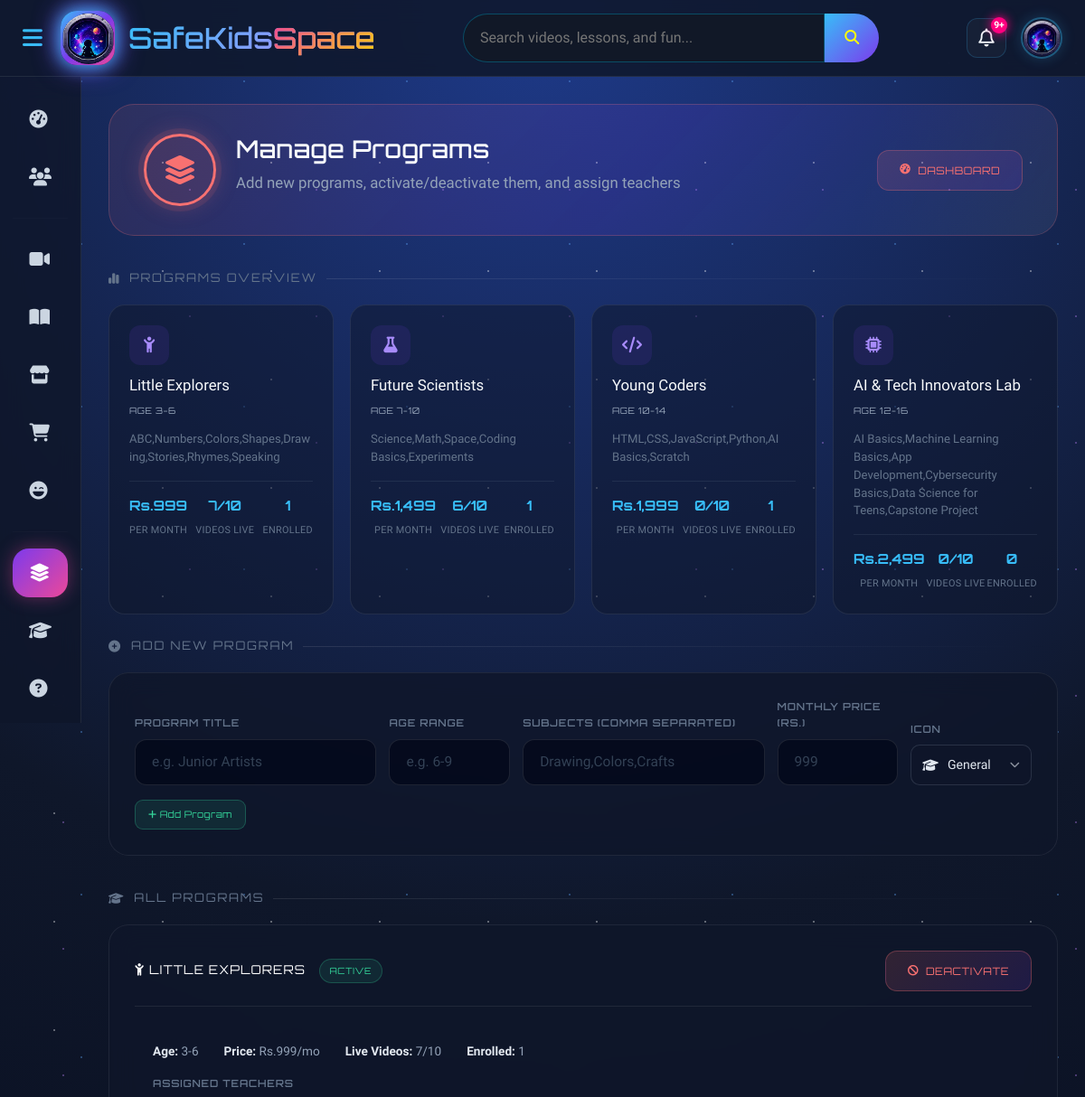
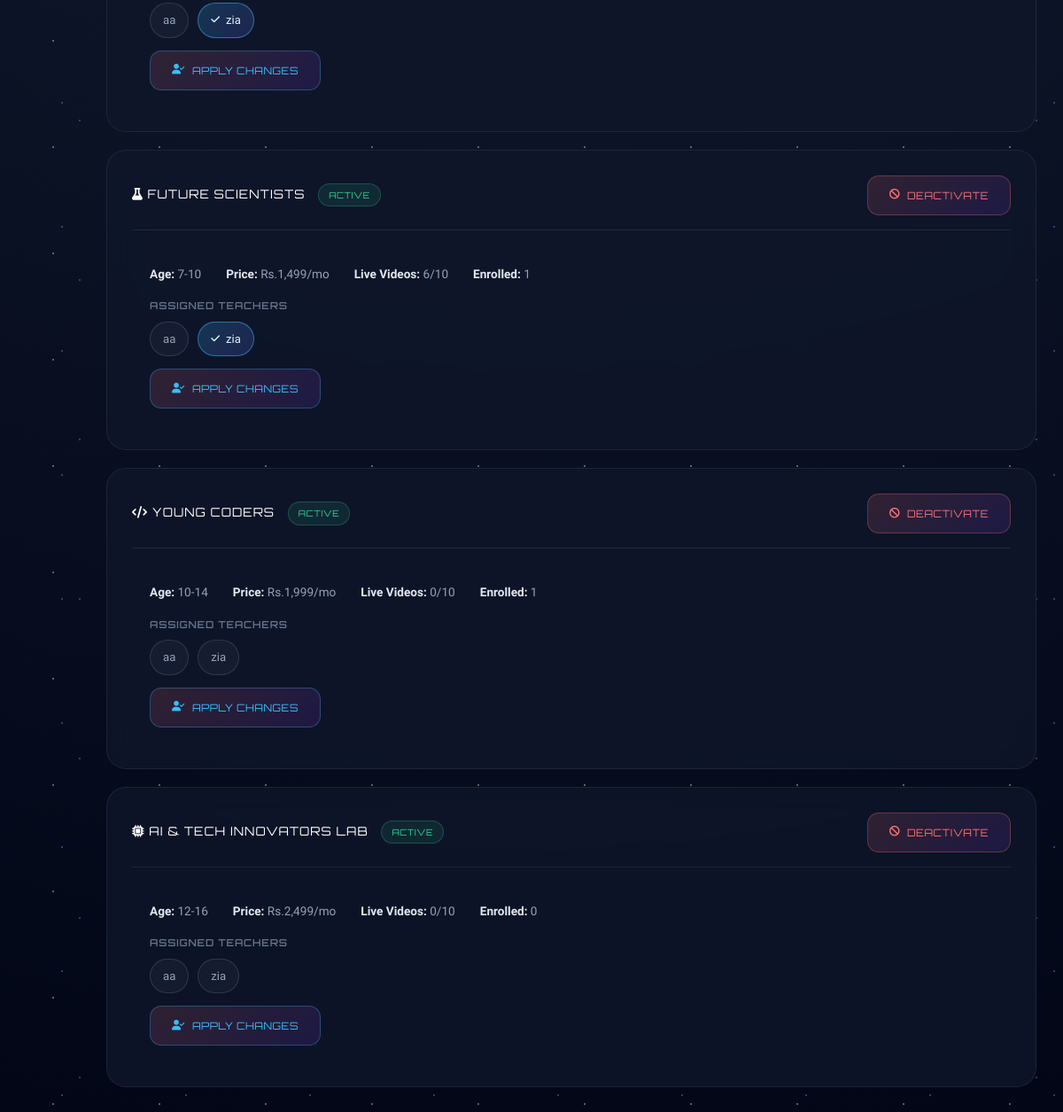
Screenshot of /admin/admin_manage_programs.php (signed in) with the database file from the repository (2 pictures, top to bottom).
### tables this page shows
CREATE TABLE `programs` (
  `id` int(11) NOT NULL,
  `title` varchar(150) NOT NULL,
  `slug` varchar(150) NOT NULL,
  `age_range` varchar(20) NOT NULL,
  `subjects` varchar(500) NOT NULL,
  `monthly_price` decimal(10,2) NOT NULL,
  `icon` varchar(50) DEFAULT 'fa-graduation-cap',
  `status` enum('active','inactive') NOT NULL DEFAULT 'active',
  `created_at` timestamp NOT NULL DEFAULT current_timestamp()
);

CREATE TABLE `users` (
  `id` int(11) NOT NULL,
  `fullname` varchar(100) DEFAULT NULL,
  `email` varchar(100) DEFAULT NULL,
  `password` varchar(255) DEFAULT NULL,
  `role` enum('admin','student','parent','teacher') DEFAULT 'student',
  `account_status` enum('active','pending_deactivation','deactivated') NOT NULL DEFAULT 'active',
  `can_go_live` tinyint(1) NOT NULL DEFAULT 0,
  `created_at` timestamp NOT NULL DEFAULT current_timestamp(),
  `profile_pic` varchar(255) DEFAULT NULL
);

### admin/admin_manage_programs.php (the view, shortened to what this page needs)
<?php
require_once __DIR__ . '/../includes/db.php';
$page_error   = '';
try {
    $programs = $pdo->query(
        "SELECT p.*,
                (SELECT COUNT(*) FROM program_videos pv WHERE pv.program_id = p.id AND pv.status = 'approved') AS video_count,
                (SELECT COUNT(*) FROM program_videos pv WHERE pv.program_id = p.id AND pv.status = 'pending')  AS pending_video_count,
                (SELECT COUNT(*) FROM enrollments e WHERE e.program_id = p.id AND e.status = 'active') AS enrolled_count,
                (SELECT GROUP_CONCAT(u.fullname SEPARATOR ', ')
                   FROM teacher_program_assignments tpa
                   JOIN users u ON u.id = tpa.teacher_id
                  WHERE tpa.program_id = p.id) AS assigned_teacher_names
         FROM programs p
         ORDER BY p.id ASC"
    )->fetchAll();
} catch (PDOException $e) {
    $programs = [];
    $page_error = $page_error ?: "Couldn't load programs. Have you run migration_teacher_program_assignments.sql yet? (" . $e->getMessage() . ")";
}
try {
    $all_teachers = $pdo->query("SELECT id, fullname, email FROM users WHERE LOWER(role) = 'teacher' ORDER BY fullname ASC")->fetchAll();
} catch (PDOException $e) {
    $all_teachers = [];
}
$assigned_map = [];
try {
    $assign_rows = $pdo->query("SELECT program_id, teacher_id FROM teacher_program_assignments")->fetchAll();
    foreach ($assign_rows as $row) {
        $assigned_map[$row['program_id']][] = (int)$row['teacher_id'];
    }
} catch (PDOException $e) {
    $assigned_map = [];
}
?>
<!DOCTYPE html>
<html lang="en">
<head>
    <link href="https://cdn.jsdelivr.net/npm/bootstrap@5.3.3/dist/css/bootstrap.min.css" rel="stylesheet">
    <link rel="stylesheet" href="https://cdnjs.cloudflare.com/ajax/libs/font-awesome/6.5.2/css/all.min.css">
    <link rel="stylesheet" href="../assets/layout.css">
    <link rel="stylesheet" href="../assets/admin.css">
</head>
<body>
<?php include __DIR__ . '/../includes/admin_navbar.php'; ?>
<div class="main-content ad-wrap">
    <div class="ad-hero">
        <div class="ad-hero-left">
            <div class="ad-hero-icon"><i class="fa-solid fa-layer-group"></i></div>
            <div>
                <h1 class="ad-hero-title">Manage Programs</h1>
                <p class="ad-hero-sub">Add new programs, activate/deactivate them, and assign teachers</p>
            </div>
        </div>
        <div class="ad-hero-right">
            <a href="admin_dashboard.php" class="ad-back-btn"><i class="fa-solid fa-gauge-high"></i> Dashboard</a>
        </div>
    </div>
    <p class="ad-section-title"><i class="fa-solid fa-chart-simple"></i> Programs Overview</p>
    <div class="ad-programs-grid">
        <?php if (!empty($programs)): ?>
            <?php foreach ($programs as $prog): ?>
                <div class="ad-program-card">
                    <div class="ad-program-icon"><i class="fa-solid <?= htmlspecialchars($prog['icon']) ?>"></i></div>
                    <h4><?= htmlspecialchars($prog['title']) ?></h4>
                    <span class="ad-program-age">Age <?= htmlspecialchars($prog['age_range']) ?></span>
                    <p class="ad-program-subjects"><?= htmlspecialchars($prog['subjects']) ?></p>
                    <div class="ad-program-stats">
                        <div>
                            <strong>Rs.<?= number_format($prog['monthly_price'], 0) ?></strong>
                            <span>Per Month</span>
                        </div>
                        <div>
                            <strong><?= intval($prog['video_count']) ?>/10</strong>
                            <span>Videos Live</span>
                        </div>
                        <div>
                            <strong><?= intval($prog['enrolled_count']) ?></strong>
                            <span>Enrolled</span>
                        </div>
                    </div>
                </div>
            <?php endforeach; ?>
        <?php endif; ?>
    </div>
    <p class="ad-section-title"><i class="fa-solid fa-circle-plus"></i> Add New Program</p>
    <div class="ad-card">
        <form action="admin_manage_programs.php" method="POST">
            <div style="display:grid; grid-template-columns: 2fr 1fr 2fr 1fr 1fr; gap:14px; align-items:end;">
                <div>
                    <label class="apm-label">Program Title</label>
                    <input type="text" name="title" class="apm-input" placeholder="e.g. Junior Artists" required>
                </div>
                <div>
                    <label class="apm-label">Age Range</label>
                    <input type="text" name="age_range" class="apm-input" placeholder="e.g. 6-9" required>
                </div>
                <div>
                    <label class="apm-label">Subjects (comma separated)</label>
                    <input type="text" name="subjects" class="apm-input" placeholder="Drawing,Colors,Crafts" required>
                </div>
                <div>
                    <label class="apm-label">Monthly Price (Rs.)</label>
                    <input type="number" name="monthly_price" class="apm-input" min="1" step="1" placeholder="999" required>
                </div>
                <div>
                    <label class="apm-label">Icon</label>
                    <div class="apm-icon-select" id="iconSelectWrap">
                        <button type="button" class="apm-icon-select-btn" id="iconSelectBtn">
                            <i class="fa-solid fa-graduation-cap" id="iconSelectPreview"></i>
                            <span id="iconSelectLabel">General</span>
                            <i class="fa-solid fa-chevron-down"></i>
                        </button>
                    </div>
                </div>
            </div>
            <button type="submit" class="ad-live-toggle-btn ad-live-toggle-grant" style="margin-top:16px;">
                <i class="fa-solid fa-plus"></i> Add Program
            </button>
        </form>
    </div>
    <p class="ad-section-title" style="margin-top:36px;"><i class="fa-solid fa-graduation-cap"></i> All Programs</p>
    <?php foreach ($programs as $prog): ?>
        <?php
            $prog_id = (int)$prog['id'];
            $assigned_ids = $assigned_map[$prog_id] ?? [];
            $is_active = $prog['status'] === 'active';
        ?>
        <div class="ad-card" style="margin-bottom:20px;">
            <div class="ad-card-header" style="justify-content:space-between;">
                <span>
                    <i class="fa-solid <?= htmlspecialchars($prog['icon']) ?>"></i>
                    <?= htmlspecialchars($prog['title']) ?>
                    <span class="ad-permission-pill <?= $is_active ? 'ad-permission-approved' : 'ad-permission-pending' ?>" style="margin-left:10px;">
                        <?= $is_active ? 'Active' : 'Inactive' ?>
                    </span>
                </span>
                <form action="admin_manage_programs.php" method="POST" style="margin:0;">
                    <button type="submit" class="ad-back-btn" style="<?= $is_active ? 'color:#f87171;border-color:rgba(248,113,113,.3);' : 'color:#22c55e;border-color:rgba(34,197,94,.3);' ?>">
                        <i class="fa-solid <?= $is_active ? 'fa-ban' : 'fa-circle-check' ?>"></i>
                        <?= $is_active ? 'Deactivate' : 'Activate' ?>
                    </button>
                </form>
            </div>
            <div style="padding:18px 20px;">
                <div style="display:flex; gap:28px; flex-wrap:wrap; color:#94a3b8; font-size:.85rem; margin-bottom:16px;">
                    <span><strong style="color:#e2e8f0;">Age:</strong> <?= htmlspecialchars($prog['age_range']) ?></span>
                    <span><strong style="color:#e2e8f0;">Price:</strong> Rs.<?= number_format($prog['monthly_price'], 0) ?>/mo</span>
                    <span><strong style="color:#e2e8f0;">Live Videos:</strong> <?= intval($prog['video_count']) ?>/10</span>
                    <span><strong style="color:#e2e8f0;">Enrolled:</strong> <?= intval($prog['enrolled_count']) ?></span>
                </div>
                <p class="apm-label" style="margin-bottom:8px;">Assigned Teachers</p>
                <form action="admin_manage_programs.php" method="POST">
                    <?php if (empty($all_teachers)): ?>
                        <p style="color:#64748b; font-size:.82rem;">No teacher accounts yet — add one from "Add Teacher".</p>
                    <?php else: ?>
                        <div style="display:flex; flex-wrap:wrap; gap:10px; margin-bottom:14px;">
                            <?php foreach ($all_teachers as $t): ?>
                                <?php $t_checked = in_array((int)$t['id'], $assigned_ids, true); ?>
                                <label class="apm-chip<?= $t_checked ? ' active' : '' ?>">
                                    <i class="fa-solid fa-check apm-chip-check"></i>
                                    <?= htmlspecialchars($t['fullname']) ?>
                                </label>
                            <?php endforeach; ?>
                        </div>
                        <button type="submit" class="ad-back-btn" style="color:#38bdf8; border-color:rgba(56,189,248,.3);">
                            <i class="fa-solid fa-user-check"></i> Apply Changes
                        </button>
                    <?php endif; ?>
                </form>
            </div>
        </div>
    <?php endforeach; ?>
</div>
</body>
</html>

### admin/admin_manage_programs.php (style rules this page uses)
.apm-icon-select { position: relative; }
.apm-icon-select-btn { width: 100%; display: flex; align-items: center; gap: 10px; background: rgba(15,23,42,.6); border: 1px solid rgba(148,163,184,.2); color: #e2e8f0; border-radius: 10px; padding: 10px 12px; font-size: .88rem; cursor: pointer; text-align: left; }
.apm-icon-select-btn i.fa-chevron-down { margin-left: auto; font-size: .7rem; opacity: .6; }
.apm-chip { display: inline-flex; align-items: center; gap: 7px; padding: 8px 14px; border-radius: 999px; border: 1px solid rgba(148,163,184,.2); background: rgba(148,163,184,.06); color: #94a3b8; font-size: .82rem; cursor: pointer; transition: all .15s ease; user-select: none; }
.apm-chip .apm-chip-check { display: none; font-size: .7rem; }
.apm-chip.active { background: linear-gradient(135deg, rgba(56,189,248,.2), rgba(99,102,241,.2)); border-color: rgba(56,189,248,.5); color: #e0f2fe; }
.apm-chip.active .apm-chip-check { display: inline-block; }

### includes/admin_navbar.php (style rules this page uses)
.main-content, .galaxy-footer { transition: none !important; }

### rows the page displays
programs: title "Little Explorers", age_range "3-6", subjects "ABC,Numbers,Colors,Shapes,Drawing,Stories,Rhymes,Speaking", monthly_price "999", video_count "7", enrolled_count "1", title "LITTLE EXPLORERS", status "ACTIVE"
programs: title "Future Scientists", age_range "7-10", subjects "Science,Math,Space,Coding Basics,Experiments", monthly_price "1,499", video_count "6", enrolled_count "1", title "FUTURE SCIENTISTS", status "ACTIVE"
programs: title "Young Coders", age_range "10-14", subjects "HTML,CSS,JavaScript,Python,AI Basics,Scratch", monthly_price "1,999", video_count "0", enrolled_count "1", title "YOUNG CODERS", status "ACTIVE"
programs: title "AI & Tech Innovators Lab", age_range "12-16", subjects "AI Basics,Machine Learning Basics,App Development,Cybersecurity Basics,Data Science for Teens,Capstone Project", monthly_price "2,499", video_count "0", enrolled_count "0", title "AI & TECH INNOVATORS LAB", status "ACTIVE"
users: fullname "aa"
users: fullname "zia"
